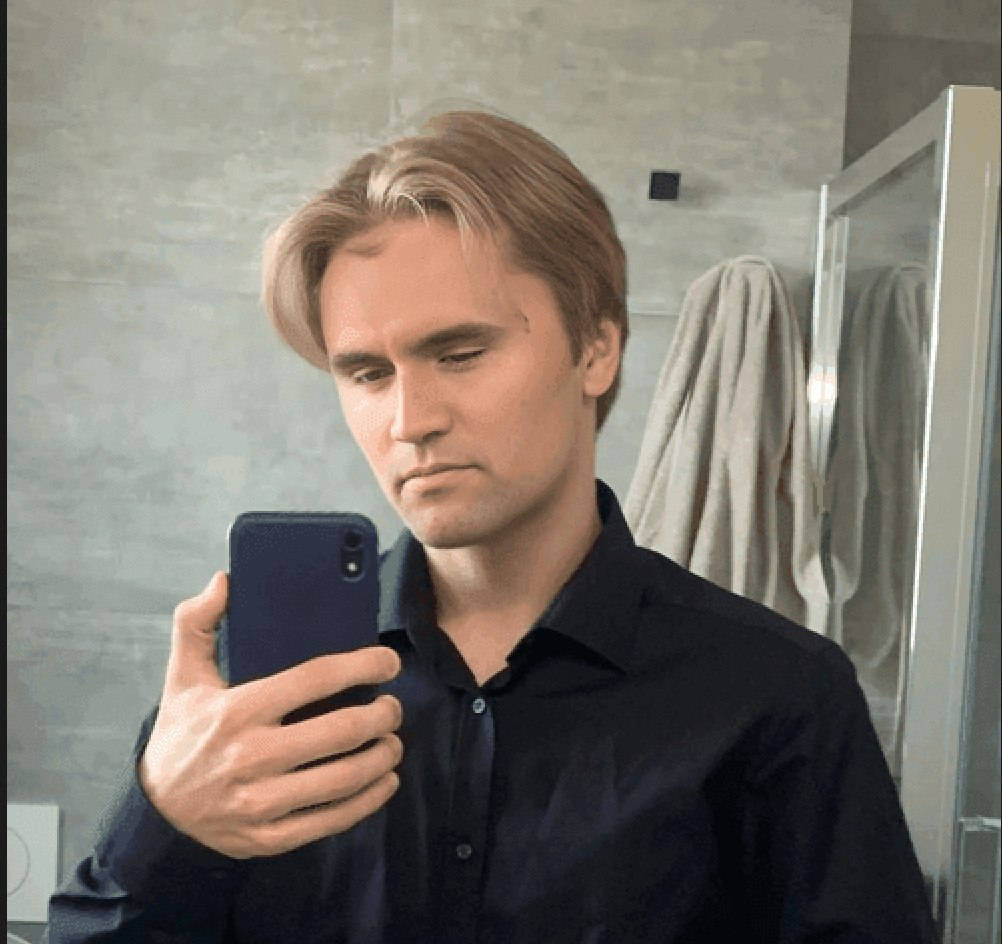
#> input picture nikita_kirkified.jpg, 1002 x 944 px
$ jupyter execute main.ipynb
#> lines starting #> are read from the running program, lines starting #| are printed output that depends on the picture
[cell 1]
from PIL import Image # for read image file
import numpy as np
import matplotlib.pyplot as plt

img = Image.open("nikita_kirkified.jpg")
#> img is the input picture: PIL image 1002x944 RGB; mean R, G, B 124.9, 119, 110
arr = np.asarray(img)

print(arr.shape)
#| (944, 1002, 3)
print(arr.dtype)
#| uint8

#print(arr[943,1001])
#print(arr.shape[0])
#print(arr.shape[1])

[cell 2]
# arr[:, :, N] means to take all rows and columns and N is the channel for RGB R-0, G-1, B-2
R = arr[:, :, 0] # all red
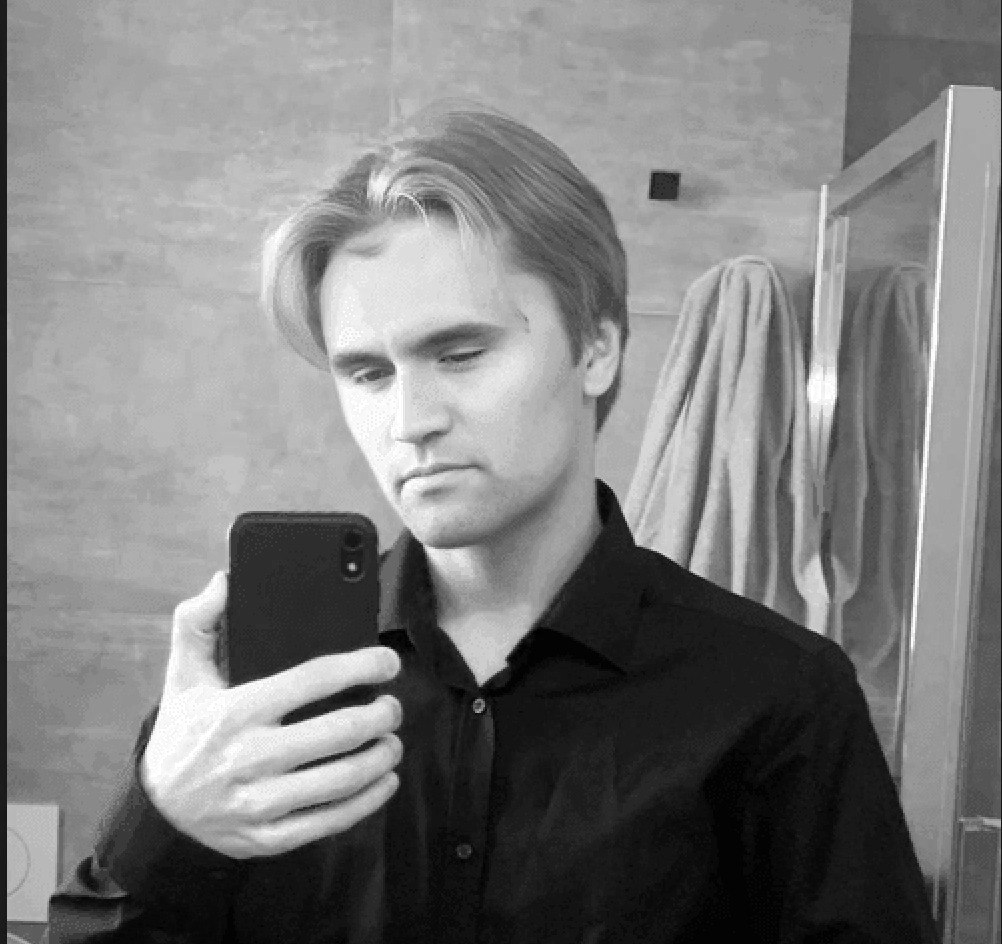
#> R: shape (944, 1002); min 0, max 255, mean 124.9
G = arr[:, :, 1] # all green
B = arr[:, :, 2] # all blue
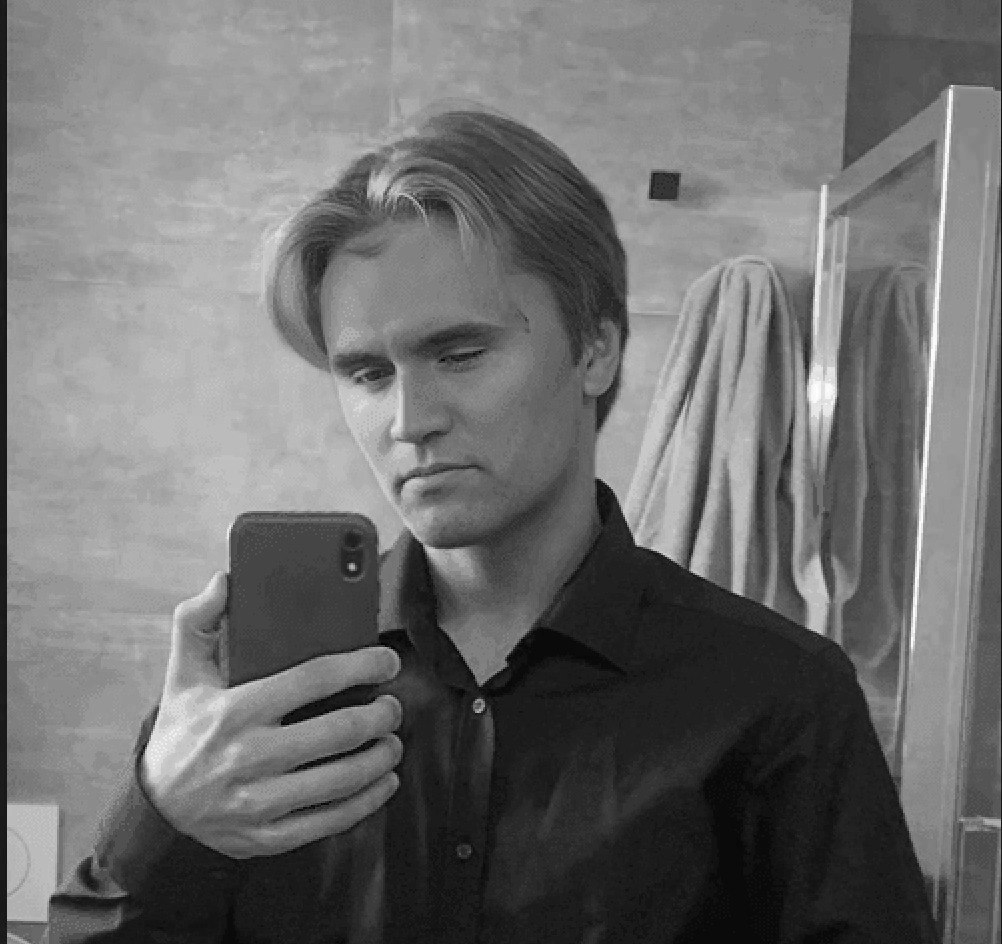
#> B: shape (944, 1002); min 0, max 255, mean 110

# 0.299,0.587,0.114 are luma weights, basically to a human eye red, green and blue do not appear equally
# so these weight are basically show which aspects colors human eye is most sensitive to
gray = R*0.299+G*0.587+B*0.114
gray = gray.astype(np.uint8)

# using matplotlib render the same image in gray scale basically
# also cmap which is colormap indicates plt to use shades of gray otherwise it would try to colorize it
plt.imshow(gray, cmap='gray')
plt.axis('off')
plt.show()

[cell 3]
# for making the image brighter just multiply each number in the array by some value that is more than 1
# so to darken multiply by something between 0 and 1
bright = arr * 1.5
# this is needed just because some values might exceed 255 which is the maximum for 8 byte so everyting over 255 gets brought down to just 255
bright = np.clip(bright, 0, 255).astype(np.uint8)
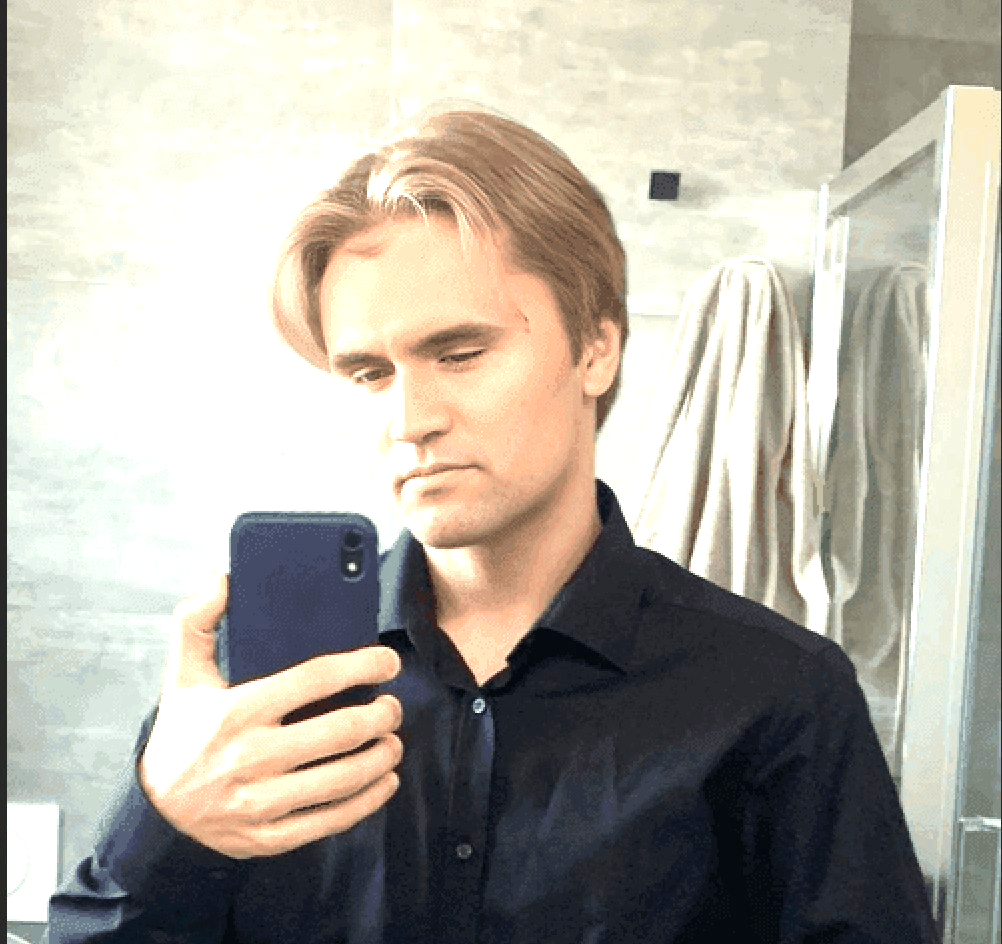
#> bright: shape (944, 1002, 3); mean R, G, B 177, 172.3, 161.9

plt.imshow(bright) # no gray scale cuz we are showing the initial image
plt.axis('off')
plt.show()

[cell 4]
def convolve2d(image, kernel):
    kh, kw = kernel.shape # kernel dimensions (3x3 in this case)
    pad = kh // 2 # the padding, basically the padding between the center of a kernel and the pixels outside of kernel, in this case 1

    # creating a padded image cuz when processing pixel at (0,0) kernel will take in border values which dont exist
    # mode=edge basically fills the border values needed by repeating outermost pixels
    padded = np.pad(image, pad, mode='edge')
    output = np.zeros_like(image, dtype=np.float64) # output image, zeros_like means that the image (an array) starts at zeros, this is the output that is being written in the for loop below

    # loop through each pixel and process it through kernel then sum to output image (an array)
    # patch = 3x3 block from padded image
    for i in range(image.shape[0]):
        for j in range(image.shape[1]):
            patch = padded[i:i+kh, j:j+kw] # the 3x3 block of original pixel values from padded image
            output[i, j] = np.sum(patch * kernel) # assign sum all 9 values produced from multiplying patch (3x3 original image values) by kernel (hardcoded values in this case) to pixel coordinate value
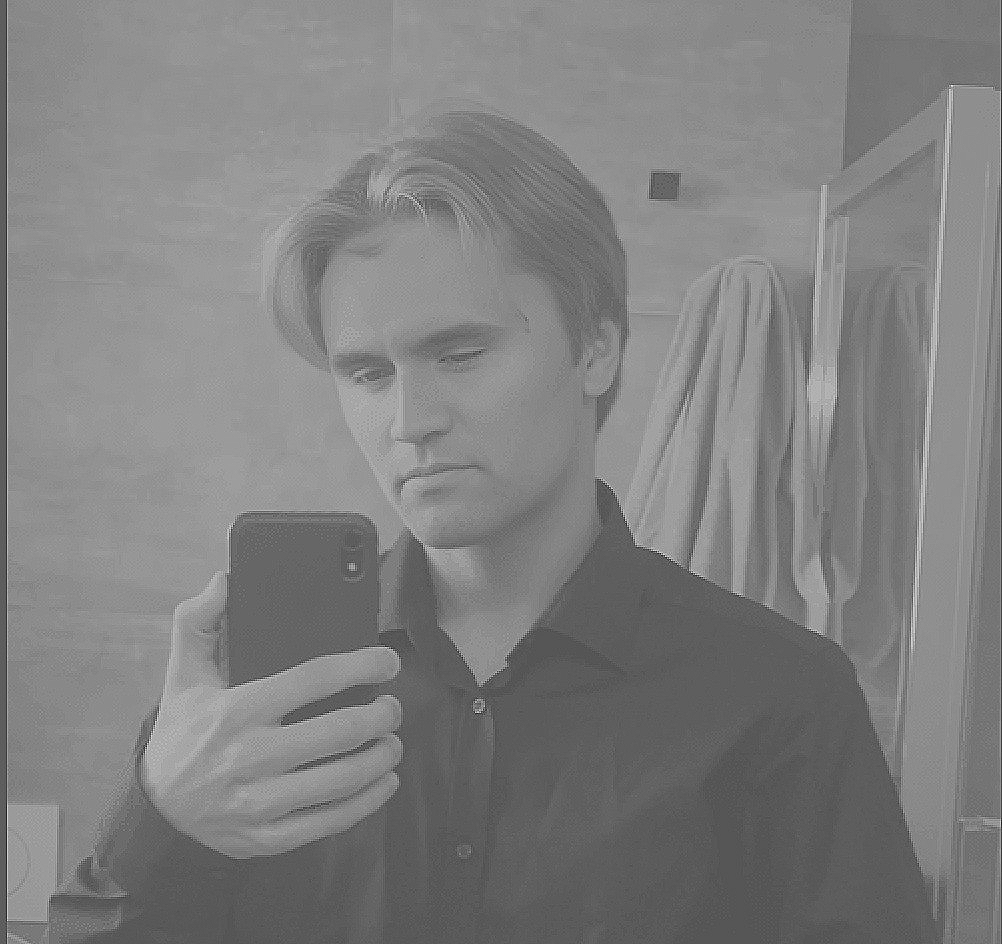
#> output: shape (944, 1002) float64; min -226, max 461, mean 119.2; drawn with min black and max white

    return np.clip(output, 0, 255).astype(np.uint8) # ofcourse normalizee so values are in 0 to 255 range

# the kernel thats being used in this case is to sharpen the image
# basically to increase differences between center pixels and it's neighbours
sharpen_kernel = np.array([
    [ 0, -1,  0],
    [-1,  5, -1],
    [ 0, -1,  0]
], dtype=np.float64)

# produce sharpened image
sharpened = convolve2d(gray, sharpen_kernel)

# show bruh
plt.imshow(sharpened, cmap='gray')
plt.axis('off')
plt.show()
